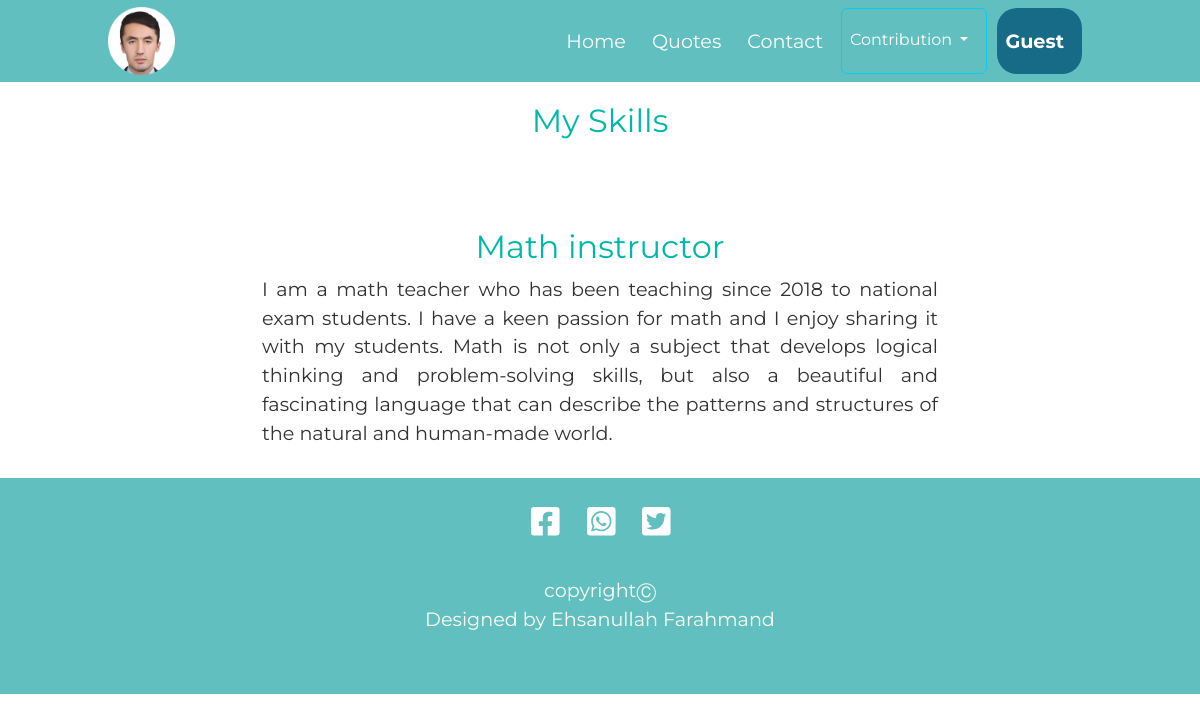
The app's page /description?id=1 with its own data.
### main.py (models this page shows, shortened)
class SkillDatabase(Base):
    __tablename__ = "skills"
    id = Column(Integer, primary_key=True)
    title = Column(String, nullable=False)
    content = Column(String, nullable=False)
    image_url = Column(String, nullable=False)

### main.py (the view)
@app.route("/description")
def skill_description():
    id = request.args.get("id")
    skill = session.query(SkillDatabase).get(id)
    return render_template("description.html", user=current_user, skill=skill)

### templates/description.html (shortened to what this page needs)
{% include("header.html") %}
{% block  body %}
<section id="skills">
    <div class="middle-container">
        <h2 style="padding-top: 20px">My Skills</h2>
        <h2>{{skill.title}}</h2>
        <div class="container-fluid col-lg-7 col-md-9 col-sm-11 skill " style="text-align: justify">
            <p>{{skill.content|safe}}</p>
        </div>
    </div>
</section>
{% endblock %}
{% include("footer.html") %}

### static/css/custon.css (style rules this page uses)
body { margin: 0; font-family: 'Montserrat', sans-serif !important; font-size: 1.2em !important; }
section { text-align: center !important; }
h2, h3 { color: #00B8A9 !important; font-weight: normal !important; }
.middle-container { margin: auto !important; text-align: center !important; }
p { margin: auto !important; color: #323232 !important; }

### records on screen
SkillDatabase: title "Math instructor", content "I am a math teacher who has been teaching since 2018 to national exam students. I have a keen passion for math and I enjoy sharing it with my students. Math is not only a subject that develops logical thinking and problem-solving skills, but also a beautiful and fascinating language that can describe the patterns and structures of the natural and human-made world."
